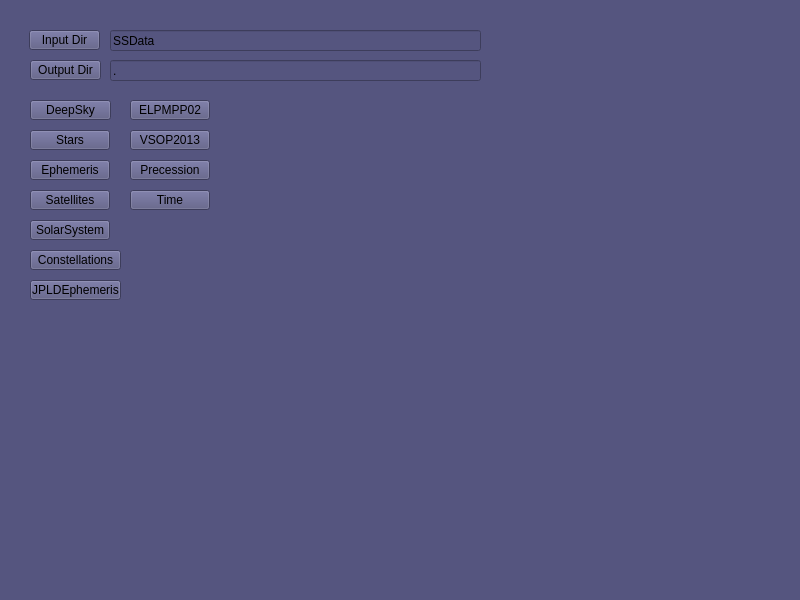
<?xml version="1.0" encoding="UTF-8"?>
<ui version="4.0">
 <class>MainWindow</class>
 <widget class="QMainWindow" name="MainWindow">
  <property name="geometry">
   <rect>
    <x>0</x>
    <y>0</y>
    <width>800</width>
    <height>600</height>
   </rect>
  </property>
  <property name="windowTitle">
   <string>MainWindow</string>
  </property>
  <property name="styleSheet">
   <string notr="true">background-color: rgb(85, 85, 127);</string>
  </property>
  <widget class="QWidget" name="centralwidget">
   <widget class="QPushButton" name="pushButton">
    <property name="geometry">
     <rect>
      <x>30</x>
      <y>100</y>
      <width>81</width>
      <height>20</height>
     </rect>
    </property>
    <property name="text">
     <string>DeepSky</string>
    </property>
   </widget>
   <widget class="QPushButton" name="pushButton_2">
    <property name="geometry">
     <rect>
      <x>29</x>
      <y>30</y>
      <width>71</width>
      <height>20</height>
     </rect>
    </property>
    <property name="text">
     <string>Input Dir</string>
    </property>
   </widget>
   <widget class="QLineEdit" name="lineEdit">
    <property name="geometry">
     <rect>
      <x>110</x>
      <y>30</y>
      <width>371</width>
      <height>21</height>
     </rect>
    </property>
    <property name="text">
     <string>SSData</string>
    </property>
    <property name="readOnly">
     <bool>false</bool>
    </property>
   </widget>
   <widget class="QPushButton" name="pushButton_3">
    <property name="geometry">
     <rect>
      <x>30</x>
      <y>60</y>
      <width>71</width>
      <height>20</height>
     </rect>
    </property>
    <property name="text">
     <string>Output Dir</string>
    </property>
   </widget>
   <widget class="QLineEdit" name="lineEdit_2">
    <property name="geometry">
     <rect>
      <x>110</x>
      <y>60</y>
      <width>371</width>
      <height>21</height>
     </rect>
    </property>
    <property name="text">
     <string>.</string>
    </property>
    <property name="readOnly">
     <bool>false</bool>
    </property>
   </widget>
   <widget class="QPushButton" name="pushButton_4">
    <property name="geometry">
     <rect>
      <x>30</x>
      <y>130</y>
      <width>80</width>
      <height>20</height>
     </rect>
    </property>
    <property name="text">
     <string>Stars</string>
    </property>
   </widget>
   <widget class="QPushButton" name="pushButton_5">
    <property name="geometry">
     <rect>
      <x>30</x>
      <y>160</y>
      <width>80</width>
      <height>20</height>
     </rect>
    </property>
    <property name="text">
     <string>Ephemeris</string>
    </property>
   </widget>
   <widget class="QPushButton" name="pushButton_6">
    <property name="geometry">
     <rect>
      <x>30</x>
      <y>190</y>
      <width>80</width>
      <height>20</height>
     </rect>
    </property>
    <property name="text">
     <string>Satellites</string>
    </property>
   </widget>
   <widget class="QPushButton" name="pushButton_7">
    <property name="geometry">
     <rect>
      <x>30</x>
      <y>220</y>
      <width>80</width>
      <height>20</height>
     </rect>
    </property>
    <property name="text">
     <string>SolarSystem</string>
    </property>
   </widget>
   <widget class="QPushButton" name="pushButton_8">
    <property name="geometry">
     <rect>
      <x>30</x>
      <y>250</y>
      <width>91</width>
      <height>20</height>
     </rect>
    </property>
    <property name="text">
     <string>Constellations</string>
    </property>
   </widget>
   <widget class="QPushButton" name="pushButton_9">
    <property name="geometry">
     <rect>
      <x>30</x>
      <y>280</y>
      <width>91</width>
      <height>20</height>
     </rect>
    </property>
    <property name="text">
     <string>JPLDEphemeris</string>
    </property>
   </widget>
   <widget class="QPushButton" name="pushButton_10">
    <property name="geometry">
     <rect>
      <x>130</x>
      <y>100</y>
      <width>80</width>
      <height>20</height>
     </rect>
    </property>
    <property name="text">
     <string>ELPMPP02</string>
    </property>
   </widget>
   <widget class="QPushButton" name="pushButton_11">
    <property name="geometry">
     <rect>
      <x>130</x>
      <y>130</y>
      <width>80</width>
      <height>20</height>
     </rect>
    </property>
    <property name="text">
     <string>VSOP2013</string>
    </property>
   </widget>
   <widget class="QPushButton" name="pushButton_12">
    <property name="geometry">
     <rect>
      <x>130</x>
      <y>160</y>
      <width>80</width>
      <height>20</height>
     </rect>
    </property>
    <property name="text">
     <string>Precession</string>
    </property>
   </widget>
   <widget class="QPushButton" name="pushButton_13">
    <property name="geometry">
     <rect>
      <x>130</x>
      <y>190</y>
      <width>80</width>
      <height>20</height>
     </rect>
    </property>
    <property name="text">
     <string>Time</string>
    </property>
   </widget>
  </widget>
  <widget class="QMenuBar" name="menubar">
   <property name="geometry">
    <rect>
     <x>0</x>
     <y>0</y>
     <width>800</width>
     <height>22</height>
    </rect>
   </property>
  </widget>
  <widget class="QStatusBar" name="statusbar"/>
 </widget>
 <resources/>
 <connections/>
</ui>
